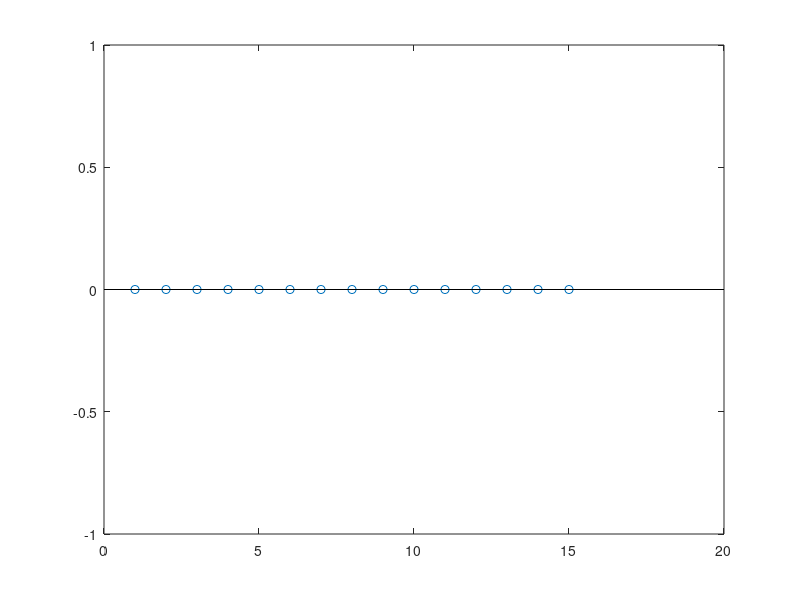

Write MATLAB code to recreate this figure.
#Testes
k = [1:15];  #num hash
False_positives = zeros(1,15);

for i = 1 : 15
  printf("%d  Strings were detected with k = %d\n", False_positives(i), k(i));
endfor


stem(k, False_positives);